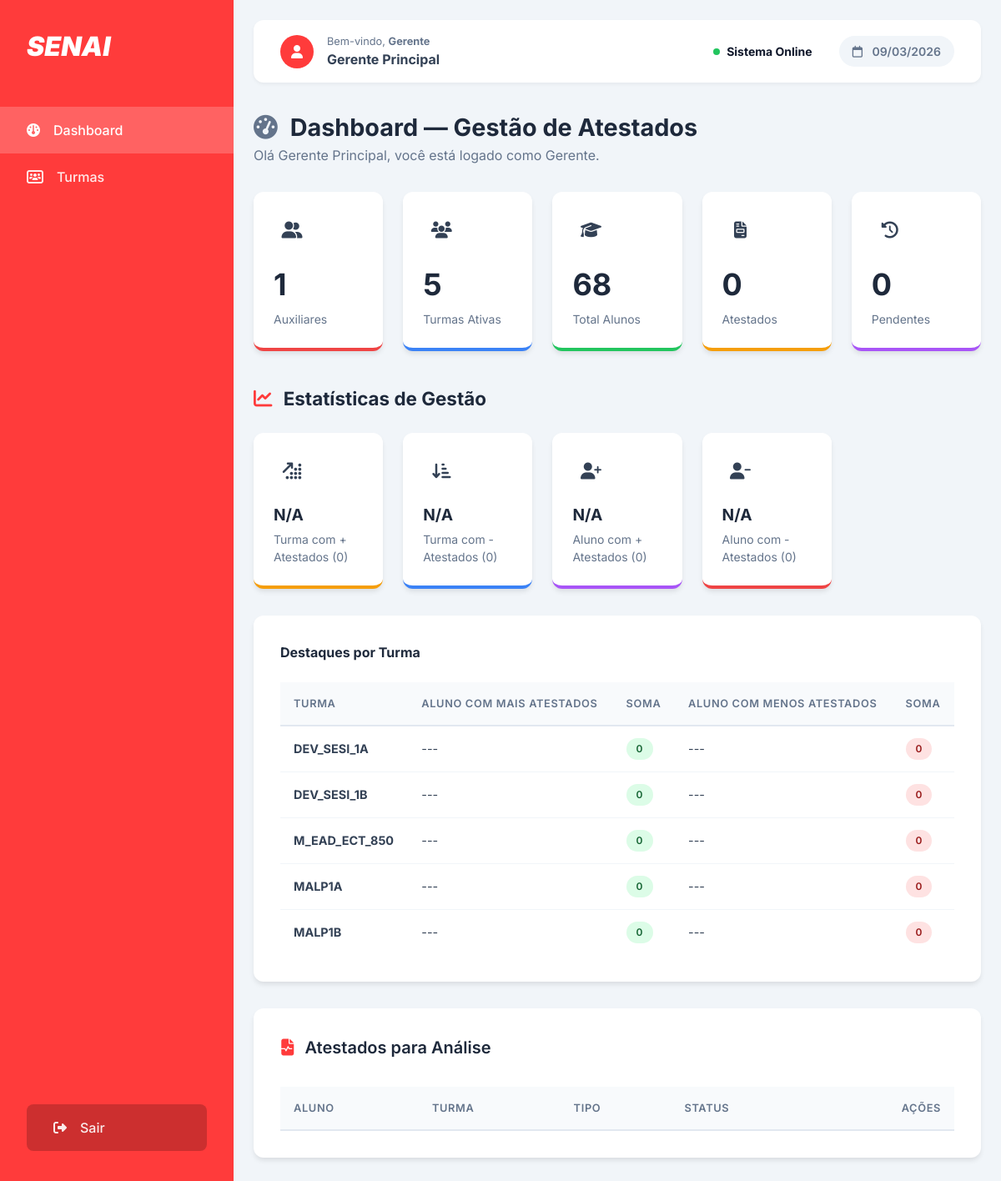
/views/docente/dashboard.php (signed in), run on the app's committed database.
### tables this page shows
CREATE TABLE IF NOT EXISTS turmas (
    id INT AUTO_INCREMENT PRIMARY KEY,
    nome VARCHAR(50) NOT NULL,
    curso_id INT NOT NULL,
    periodo ENUM('Manhã', 'Tarde', 'Noite', 'Integral') NOT NULL,
    FOREIGN KEY (curso_id) REFERENCES cursos(id) ON DELETE CASCADE
);

### views/docente/dashboard.php (the view, shortened to what this page needs)
<?php
require_once '../../api/require.php';
$user_nome = $_SESSION['user_nome'];
$user_nivel = $_SESSION['user_nivel'];
$result = mysqli_query($conn, "SELECT * FROM turmas");
$stats_detalhes = [];
if ($user_nivel === 'Gerente' || $user_nivel === 'Administrador') {
    $result = mysqli_query($conn, "SELECT t.nome, COUNT(a.id) as total FROM atestados a JOIN turmas t ON a.turma_id = t.id GROUP BY a.turma_id ORDER BY total DESC LIMIT 1");
    $stats_detalhes['turma_mais'] = mysqli_fetch_assoc($result);
    $result = mysqli_query($conn, "SELECT t.nome, COUNT(a.id) as total FROM atestados a JOIN turmas t ON a.turma_id = t.id GROUP BY a.turma_id ORDER BY total ASC LIMIT 1");
    $stats_detalhes['turma_menos'] = mysqli_fetch_assoc($result);
    $result = mysqli_query($conn, "SELECT al.nome, COUNT(a.id) as total FROM atestados a JOIN alunos al ON a.aluno_id = al.id GROUP BY a.aluno_id ORDER BY total DESC LIMIT 1");
    $stats_detalhes['aluno_mais'] = mysqli_fetch_assoc($result);
    $result = mysqli_query($conn, "SELECT al.nome, COUNT(a.id) as total FROM atestados a JOIN alunos al ON a.aluno_id = al.id GROUP BY a.aluno_id ORDER BY total ASC LIMIT 1");
    $stats_detalhes['aluno_menos'] = mysqli_fetch_assoc($result);
}
$total_auxiliares = mysqli_fetch_row(mysqli_query($conn, "SELECT COUNT(*) FROM usuarios WHERE nivel = 'Auxiliar'"))[0];
$total_turmas = mysqli_fetch_row(mysqli_query($conn, "SELECT COUNT(*) FROM turmas"))[0];
$total_alunos = mysqli_fetch_row(mysqli_query($conn, "SELECT COUNT(*) FROM alunos"))[0];
$total_atestados = mysqli_fetch_row(mysqli_query($conn, "SELECT COUNT(*) FROM atestados"))[0];
$aguardando_analise = mysqli_fetch_row(mysqli_query($conn, "SELECT COUNT(*) FROM atestados WHERE status = 'Pendente'"))[0];
?>
<!DOCTYPE html>
<html lang="pt-br">
<head>
    <link rel="stylesheet" href="https://cdnjs.cloudflare.com/ajax/libs/font-awesome/6.4.0/css/all.min.css">
    <link rel="stylesheet" href="../../assets/css/style.css">
    <link rel="stylesheet" href="https://cdn.datatables.net/1.13.7/css/jquery.dataTables.min.css">
</head>
<body style="background: #f1f5f9; color: #334155;">
    <div class="dashboard-layout">
        <aside class="sidebar">
            <a href="dashboard.php" class="sidebar-logo">SENAI</a>
            <nav class="sidebar-nav">
                <li class="nav-item active">
                    <a href="dashboard.php"><i class="fa-solid fa-gauge"></i> Dashboard</a>
                </li>
                <li class="nav-item">
                    <a href="turmas.php"><i class="fa-solid fa-users-rectangle"></i> Turmas</a>
                </li>
            </nav>
            <div class="sidebar-footer" style="padding: 2rem;">
                <li class="nav-item" style="list-style:none;">
                    <a href="../../api/logout.php" style="background: rgba(0,0,0,0.2); border-radius: 8px;"><i class="fa-solid fa-right-from-bracket"></i> Sair</a>
                </li>
            </div>
        </aside>
        <main class="main-content">
            <header class="top-bar">
                <div class="user-info">
                    <div class="user-avatar">
                        <i class="fa-solid fa-user"></i>
                    </div>
                    <div>
                        <span style="display:block; font-size: 0.8rem; color: #64748b;">Bem-vindo, <strong><?php echo $user_nivel; ?></strong></span>
                        <strong style="font-weight: 700;"><?php echo $user_nome; ?></strong>
                    </div>
                </div>
                <div class="status-indicator">
                    <div class="dot"></div>
                    <strong style="color: #0f172a;">Sistema Online</strong>
                    <div style="margin-left: 1.5rem; background: #f1f5f9; padding: 0.5rem 1rem; border-radius: 20px; font-weight: 600;">
                        <i class="fa-regular fa-calendar" style="margin-right: 0.5rem;"></i> <?php echo date('d/m/Y'); ?>
                    </div>
                </div>
            </header>
            <div class="page-header" style="margin-bottom: 2rem;">
                <h2 style="font-size: 1.8rem; font-weight: 700; color: #1e293b;">
                    <i class="fa-solid fa-gauge-high" style="color: #64748b; margin-right: 0.5rem;"></i>
                    Dashboard — Gestão de Atestados
                </h2>
                <p style="color: #64748b;">Olá <?php echo $user_nome; ?>, você está logado como <?php echo $user_nivel; ?>.</p>
            </div>
            <div class="stats-grid">
                <div class="stat-card red">
                    <div class="stat-icon"><i class="fa-solid fa-user-group"></i></div>
                    <div class="stat-info">
                        <h3><?php echo $total_auxiliares; ?></h3>
                        <p>Auxiliares</p>
                    </div>
                </div>
                <div class="stat-card blue">
                    <div class="stat-icon"><i class="fa-solid fa-users"></i></div>
                    <div class="stat-info">
                        <h3><?php echo $total_turmas; ?></h3>
                        <p>Turmas Ativas</p>
                    </div>
                </div>
                <div class="stat-card green">
                    <div class="stat-icon"><i class="fa-solid fa-graduation-cap"></i></div>
                    <div class="stat-info">
                        <h3><?php echo $total_alunos; ?></h3>
                        <p>Total Alunos</p>
                    </div>
                </div>
                <div class="stat-card orange">
                    <div class="stat-icon"><i class="fa-solid fa-file-invoice"></i></div>
                    <div class="stat-info">
                        <h3><?php echo $total_atestados; ?></h3>
                        <p>Atestados</p>
                    </div>
                </div>
                <div class="stat-card purple">
                    <div class="stat-icon"><i class="fa-solid fa-clock-rotate-left"></i></div>
                    <div class="stat-info">
                        <h3><?php echo $aguardando_analise; ?></h3>
                        <p>Pendentes</p>
                    </div>
                </div>
            </div>
            <?php if ($user_nivel === 'Gerente' || $user_nivel === 'Administrador'): ?>
            <div class="page-header" style="margin: 2.5rem 0 1.5rem 0;">
                <h3 style="font-size: 1.4rem; font-weight: 700; color: #1e293b;">
                    <i class="fa-solid fa-chart-line" style="color: #ff3b3b; margin-right: 0.5rem;"></i>
                    Estatísticas de Gestão
                </h3>
            </div>
            <div class="stats-grid">
                <div class="stat-card orange">
                    <div class="stat-icon"><i class="fa-solid fa-arrow-up-right-dots"></i></div>
                    <div class="stat-info">
                        <h3 style="font-size: 1.2rem;"><?php echo $stats_detalhes['turma_mais']['nome'] ?? 'N/A'; ?></h3>
                        <p>Turma com + Atestados (<?php echo $stats_detalhes['turma_mais']['total'] ?? 0; ?>)</p>
                    </div>
                </div>
                <div class="stat-card blue">
                    <div class="stat-icon"><i class="fa-solid fa-arrow-down-short-wide"></i></div>
                    <div class="stat-info">
                        <h3 style="font-size: 1.2rem;"><?php echo $stats_detalhes['turma_menos']['nome'] ?? 'N/A'; ?></h3>
                        <p>Turma com - Atestados (<?php echo $stats_detalhes['turma_menos']['total'] ?? 0; ?>)</p>
                    </div>
                </div>
                <div class="stat-card purple">
                    <div class="stat-icon"><i class="fa-solid fa-user-plus"></i></div>
                    <div class="stat-info">
                        <h3 style="font-size: 1.2rem; text-overflow: ellipsis; overflow: hidden; white-space: nowrap;"><?php echo $stats_detalhes['aluno_mais']['nome'] ?? 'N/A'; ?></h3>
                        <p>Aluno com + Atestados (<?php echo $stats_detalhes['aluno_mais']['total'] ?? 0; ?>)</p>
                    </div>
                </div>
                <div class="stat-card red">
                    <div class="stat-icon"><i class="fa-solid fa-user-minus"></i></div>
                    <div class="stat-info">
                        <h3 style="font-size: 1.2rem; text-overflow: ellipsis; overflow: hidden; white-space: nowrap;"><?php echo $stats_detalhes['aluno_menos']['nome'] ?? 'N/A'; ?></h3>
                        <p>Aluno com - Atestados (<?php echo $stats_detalhes['aluno_menos']['total'] ?? 0; ?>)</p>
                    </div>
                </div>
            </div>
            <div class="content-card">
                <div class="card-header" style="margin-bottom: 1.5rem;">
                    <h4 style="font-weight: 700; color: #1e293b;">Destaques por Turma</h4>
                </div>
                <table id="tabela-destaques" class="display" style="width:100%">
                    <thead>
                        <tr>
                            <th>TURMA</th>
                            <th>ALUNO COM MAIS ATESTADOS</th>
                            <th>SOMA</th>
                            <th>ALUNO COM MENOS ATESTADOS</th>
                            <th>SOMA</th>
                        </tr>
                    </thead>
                    <tbody>
                        <?php
    $result_turmas_all = mysqli_query($conn, "SELECT * FROM turmas");
    $turmas_all = mysqli_fetch_all($result_turmas_all, MYSQLI_ASSOC);
    foreach ($turmas_all as $t):
        $stmt = mysqli_prepare($conn, "SELECT al.nome, COUNT(a.id) as total FROM atestados a JOIN alunos al ON a.aluno_id = al.id WHERE a.turma_id = ? GROUP BY a.aluno_id ORDER BY total DESC LIMIT 1");
        mysqli_stmt_bind_param($stmt, "i", $t['id']);
        mysqli_stmt_execute($stmt);
        $mais = mysqli_fetch_assoc(mysqli_stmt_get_result($stmt));
        $stmt = mysqli_prepare($conn, "SELECT al.nome, COUNT(a.id) as total FROM atestados a JOIN alunos al ON a.aluno_id = al.id WHERE a.turma_id = ? GROUP BY a.aluno_id ORDER BY total ASC LIMIT 1");
        mysqli_stmt_bind_param($stmt, "i", $t['id']);
        mysqli_stmt_execute($stmt);
        $menos = mysqli_fetch_assoc(mysqli_stmt_get_result($stmt));
?>
                        <tr>
                            <td><strong><?php echo $t['nome']; ?></strong></td>
                            <td><?php echo $mais['nome'] ?? '---'; ?></td>
                            <td><span class="badge aceito"><?php echo $mais['total'] ?? 0; ?></span></td>
                            <td><?php echo $menos['nome'] ?? '---'; ?></td>
                            <td><span class="badge recusado"><?php echo $menos['total'] ?? 0; ?></span></td>
                        </tr>
                        <?php
    endforeach; ?>
                    </tbody>
                </table>
            </div>
            <?php
endif; ?>
            <div class="content-card">
                <div class="card-header">
                    <div class="card-title">
                        <i class="fa-solid fa-file-waveform" style="color: #ff3b3b;"></i>
                        Atestados para Análise
                    </div>
                </div>
                <table id="tabela-atestados" class="display" style="width:100%">
                    <thead>
                        <tr>
                            <th>ALUNO</th>
                            <th>TURMA</th>
                            <th>TIPO</th>
                            <th>STATUS</th>
                            <th style="text-align: right;">AÇÕES</th>
                        </tr>
                    </thead>
                </table>
            </div>
        </main>
    </div>
</body>
</html>

### assets/css/style.css (style rules this page uses)
:root { --primary-color: #ff3b3b; --primary-hover: #e63434; --bg-dark: #0f172a; --bg-darker: #020617; --card-bg: #1e293b; --text-white: #ffffff; --text-muted: #94a3b8; --input-bg: rgba(30, 41, 59, 0.5); --border-color: rgba(255, 59, 59, 0.3); --shadow-premium: 0 10px 25px -5px rgba(0, 0, 0, 0.3), 0 8px 10px -6px rgba(0, 0, 0, 0.3); }
* { margin: 0; padding: 0; box-sizing: border-box; }
body { font-family: 'Inter', -apple-system, BlinkMacSystemFont, "Segoe UI", Roboto, sans-serif; color: var(--text-white); line-height: 1.5; overflow-x: hidden; }
.dashboard-layout { display: grid; grid-template-columns: 280px 1fr; min-height: 100vh; background: #f1f5f9; }
.sidebar { background: #ff3b3b; color: white; padding: 2rem 0; display: flex; flex-direction: column; }
.sidebar-logo { font-size: 2rem; font-weight: 900; font-style: italic; padding: 0 2rem; margin-bottom: 3rem; color: white; text-decoration: none; }
.sidebar-nav { list-style: none; flex-grow: 1; }
.nav-item a { display: flex; align-items: center; gap: 1rem; padding: 1rem 2rem; color: rgba(255, 255, 255, 0.9); text-decoration: none; transition: all 0.2s; font-weight: 500; }
.nav-item.active a, .nav-item a:hover { background: rgba(255, 255, 255, 0.2); color: white; }
.main-content { padding: 1.5rem; overflow-y: auto; }
.top-bar { background: white; padding: 1rem 2rem; border-radius: 12px; display: flex; justify-content: space-between; align-items: center; box-shadow: 0 2px 4px rgba(0, 0, 0, 0.05); margin-bottom: 2rem; }
.user-info { display: flex; align-items: center; gap: 1rem; color: #334155; }
.user-avatar { width: 40px; height: 40px; background: #ff3b3b; border-radius: 50%; display: flex; align-items: center; justify-content: center; color: white; }
.status-indicator { display: flex; align-items: center; gap: 0.5rem; font-size: 0.875rem; color: #64748b; }
.dot { width: 8px; height: 8px; background: #22c55e; border-radius: 50%; }
.stats-grid { display: grid; grid-template-columns: repeat(5, 1fr); gap: 1.5rem; margin-bottom: 2rem; }
.stat-card { background: white; padding: 1.5rem; border-radius: 12px; box-shadow: 0 4px 6px -1px rgba(0, 0, 0, 0.1); position: relative; border-bottom: 4px solid transparent; }
.stat-card.red { border-bottom-color: #ef4444; }
.stat-card.blue { border-bottom-color: #3b82f6; }
.stat-card.green { border-bottom-color: #22c55e; }
.stat-card.orange { border-bottom-color: #f59e0b; }
.stat-card.purple { border-bottom-color: #a855f7; }
.stat-icon { width: 44px; height: 44px; border-radius: 8px; display: flex; align-items: center; justify-content: center; font-size: 1.25rem; margin-bottom: 1rem; }
.stat-info h3 { font-size: 2.25rem; font-weight: 700; color: #1e293b; margin-bottom: 0.25rem; }
.stat-info p { color: #64748b; font-size: 0.875rem; }
.content-card { background: white; border-radius: 12px; padding: 2rem; box-shadow: 0 4px 6px -1px rgba(0, 0, 0, 0.1); margin-bottom: 2rem; }
table { width: 100%; border-collapse: collapse; }
table thead th { text-align: left; padding: 1rem; color: #64748b; font-size: 0.8rem; font-weight: 600; text-transform: uppercase; letter-spacing: 0.05em; border-bottom: 2px solid #e2e8f0; background: #f8fafc; white-space: nowrap; }
table tbody td { padding: 0.875rem 1rem; color: #334155; font-size: 0.9rem; border-bottom: 1px solid #f1f5f9; vertical-align: middle; }
table tbody tr { transition: background 0.15s ease; }
table tbody tr:last-child td { border-bottom: none; }
.badge { display: inline-block; padding: 0.25rem 0.75rem; border-radius: 20px; font-size: 0.75rem; font-weight: 600; white-space: nowrap; }
.badge.aceito { background: #dcfce7; color: #166534; }
.badge.recusado { background: #fee2e2; color: #991b1b; }
.card-header { display: flex; justify-content: space-between; align-items: center; margin-bottom: 2rem; }
.card-title { display: flex; align-items: center; gap: 0.75rem; color: #1e293b; font-size: 1.25rem; font-weight: 600; }

### data on the page
turmas: nome "DEV_SESI_1A", nome "---", total "0"
turmas: nome "DEV_SESI_1B", nome "---", total "0"
turmas: nome "M_EAD_ECT_850", nome "---", total "0"
turmas: nome "MALP1A", nome "---", total "0"
turmas: nome "MALP1B", nome "---", total "0"

### other printed values
$user_nivel "Gerente"
$user_nome "Gerente Principal"
$total_auxiliares "1"
$total_turmas "5"
$total_alunos "68"
$total_atestados "0"
$aguardando_analise "0"
$stats_detalhes['turma_mais']['nome'] "N/A"
$stats_detalhes['turma_mais']['total'] "0"
$stats_detalhes['turma_menos']['nome'] "N/A"
$stats_detalhes['turma_menos']['total'] "0"
$stats_detalhes['aluno_mais']['nome'] "N/A"
$stats_detalhes['aluno_mais']['total'] "0"
$stats_detalhes['aluno_menos']['nome'] "N/A"
$stats_detalhes['aluno_menos']['total'] "0"
